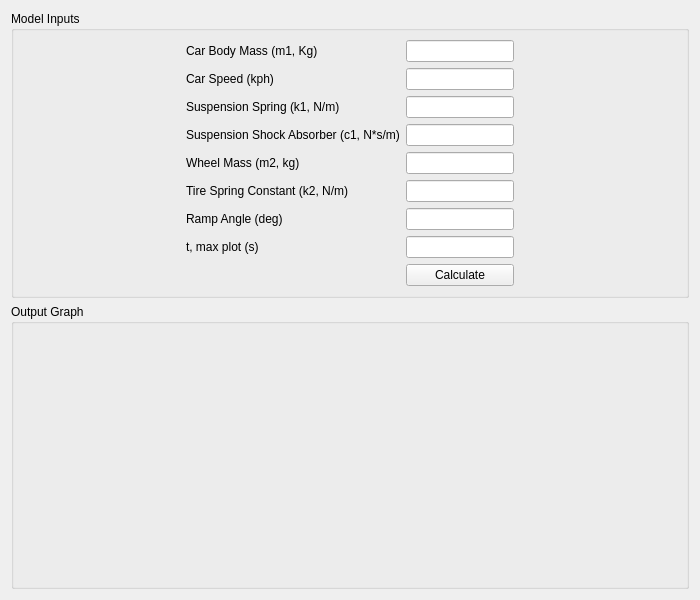
<?xml version="1.0" encoding="UTF-8"?>
<ui version="4.0">
 <class>Form</class>
 <widget class="QWidget" name="Form">
  <property name="geometry">
   <rect>
    <x>0</x>
    <y>0</y>
    <width>700</width>
    <height>600</height>
   </rect>
  </property>
  <property name="windowTitle">
   <string>Form</string>
  </property>
  <layout class="QVBoxLayout" name="verticalLayout">
   <item>
    <widget class="QGroupBox" name="modelInput">
     <property name="title">
      <string>Model Inputs</string>
     </property>
     <layout class="QGridLayout" name="gridLayout">
      <item row="7" column="5">
       <widget class="QLineEdit" name="t"/>
      </item>
      <item row="0" column="4">
       <widget class="QLabel" name="label_16">
        <property name="text">
         <string>Car Body Mass (m1, Kg)</string>
        </property>
       </widget>
      </item>
      <item row="1" column="4">
       <widget class="QLabel" name="label_12">
        <property name="text">
         <string>Car Speed (kph)</string>
        </property>
       </widget>
      </item>
      <item row="2" column="5">
       <widget class="QLineEdit" name="suspension_spring"/>
      </item>
      <item row="3" column="4">
       <widget class="QLabel" name="label_13">
        <property name="text">
         <string>Suspension Shock Absorber (c1, N*s/m)</string>
        </property>
       </widget>
      </item>
      <item row="0" column="5">
       <widget class="QLineEdit" name="car_body_mass"/>
      </item>
      <item row="1" column="5">
       <widget class="QLineEdit" name="car_speed"/>
      </item>
      <item row="0" column="3">
       <spacer name="horizontalSpacer_8">
        <property name="orientation">
         <enum>Qt::Horizontal</enum>
        </property>
        <property name="sizeHint" stdset="0">
         <size>
          <width>40</width>
          <height>20</height>
         </size>
        </property>
       </spacer>
      </item>
      <item row="0" column="12">
       <spacer name="horizontalSpacer">
        <property name="orientation">
         <enum>Qt::Horizontal</enum>
        </property>
        <property name="sizeHint" stdset="0">
         <size>
          <width>40</width>
          <height>20</height>
         </size>
        </property>
       </spacer>
      </item>
      <item row="0" column="1">
       <spacer name="horizontalSpacer_6">
        <property name="orientation">
         <enum>Qt::Horizontal</enum>
        </property>
        <property name="sizeHint" stdset="0">
         <size>
          <width>40</width>
          <height>20</height>
         </size>
        </property>
       </spacer>
      </item>
      <item row="7" column="4">
       <widget class="QLabel" name="label_15">
        <property name="text">
         <string>t, max plot (s)</string>
        </property>
       </widget>
      </item>
      <item row="2" column="4">
       <widget class="QLabel" name="label_14">
        <property name="text">
         <string>Suspension Spring (k1, N/m)</string>
        </property>
       </widget>
      </item>
      <item row="4" column="5">
       <widget class="QLineEdit" name="wheel_mass"/>
      </item>
      <item row="5" column="4">
       <widget class="QLabel" name="label_10">
        <property name="text">
         <string>Tire Spring Constant (k2, N/m)</string>
        </property>
       </widget>
      </item>
      <item row="4" column="4">
       <widget class="QLabel" name="label_11">
        <property name="text">
         <string>Wheel Mass (m2, kg)</string>
        </property>
       </widget>
      </item>
      <item row="6" column="4">
       <widget class="QLabel" name="label_9">
        <property name="text">
         <string>Ramp Angle (deg)</string>
        </property>
       </widget>
      </item>
      <item row="3" column="5">
       <widget class="QLineEdit" name="suspension_shock_absorber"/>
      </item>
      <item row="6" column="5">
       <widget class="QLineEdit" name="ramp_angle"/>
      </item>
      <item row="5" column="5">
       <widget class="QLineEdit" name="tire_spring_constant"/>
      </item>
      <item row="0" column="11">
       <spacer name="horizontalSpacer_2">
        <property name="orientation">
         <enum>Qt::Horizontal</enum>
        </property>
        <property name="sizeHint" stdset="0">
         <size>
          <width>40</width>
          <height>20</height>
         </size>
        </property>
       </spacer>
      </item>
      <item row="0" column="10">
       <spacer name="horizontalSpacer_3">
        <property name="orientation">
         <enum>Qt::Horizontal</enum>
        </property>
        <property name="sizeHint" stdset="0">
         <size>
          <width>40</width>
          <height>20</height>
         </size>
        </property>
       </spacer>
      </item>
      <item row="0" column="9">
       <spacer name="horizontalSpacer_4">
        <property name="orientation">
         <enum>Qt::Horizontal</enum>
        </property>
        <property name="sizeHint" stdset="0">
         <size>
          <width>40</width>
          <height>20</height>
         </size>
        </property>
       </spacer>
      </item>
      <item row="8" column="5">
       <widget class="QPushButton" name="calculate">
        <property name="text">
         <string>Calculate</string>
        </property>
       </widget>
      </item>
      <item row="0" column="0">
       <spacer name="horizontalSpacer_7">
        <property name="orientation">
         <enum>Qt::Horizontal</enum>
        </property>
        <property name="sizeHint" stdset="0">
         <size>
          <width>40</width>
          <height>20</height>
         </size>
        </property>
       </spacer>
      </item>
      <item row="0" column="2">
       <spacer name="horizontalSpacer_5">
        <property name="orientation">
         <enum>Qt::Horizontal</enum>
        </property>
        <property name="sizeHint" stdset="0">
         <size>
          <width>40</width>
          <height>20</height>
         </size>
        </property>
       </spacer>
      </item>
     </layout>
    </widget>
   </item>
   <item>
    <widget class="QGroupBox" name="modelOutput">
     <property name="title">
      <string>Output Graph</string>
     </property>
     <layout class="QFormLayout" name="formLayout"/>
    </widget>
   </item>
  </layout>
 </widget>
 <resources/>
 <connections/>
</ui>
